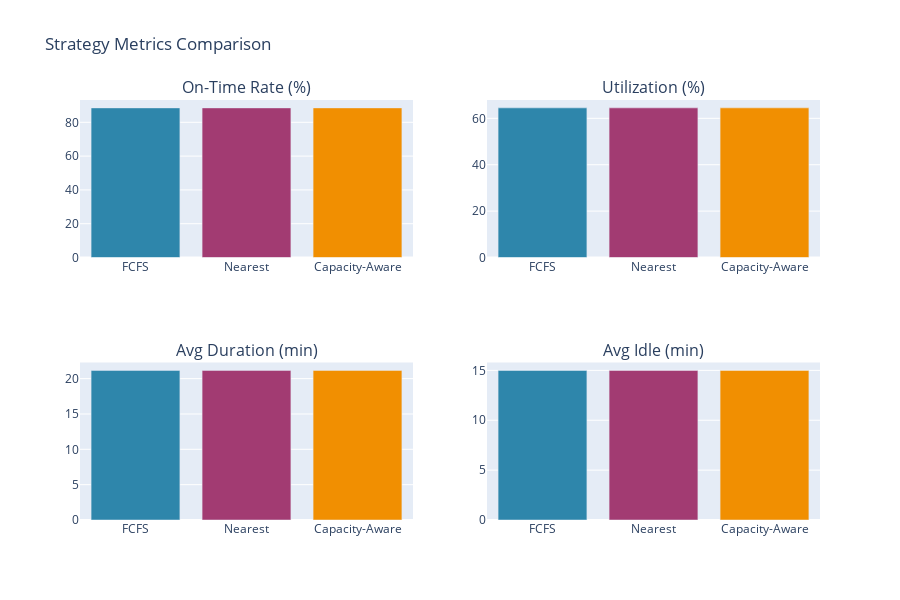

Notebook code cell kept with this figure:
### Code cell
# Bar chart comparing all metrics
metrics_to_plot = ['on_time_rate', 'utilization_rate', 'avg_trip_duration', 'avg_idle_time']
labels = ['On-Time Rate (%)', 'Utilization (%)', 'Avg Duration (min)', 'Avg Idle (min)']

fig = make_subplots(rows=2, cols=2, subplot_titles=labels)

positions = [(1, 1), (1, 2), (2, 1), (2, 2)]

for metric, label, pos in zip(metrics_to_plot, labels, positions):
    fig.add_trace(
        go.Bar(
            x=metrics_df['strategy'], 
            y=metrics_df[metric],
            marker_color=['#2E86AB', '#A23B72', '#F18F01'],
            showlegend=False
        ),
        row=pos[0], col=pos[1]
    )

fig.update_layout(title='Strategy Metrics Comparison', height=600)
fig.show()

### Figure 1 — Plotly figure (JSON) as saved in the notebook; plotly's stock layout.template omitted (floating-point values rounded to 4 significant figures)
{"data": [{"marker": {"color": ["#2E86AB", "#A23B72", "#F18F01"]}, "showlegend": false, "type": "bar", "x": ["FCFS", "Nearest", "Capacity-Aware"], "xaxis": "x", "y": [88.54, 88.54, 88.54], "yaxis": "y"}, {"marker": {"color": ["#2E86AB", "#A23B72", "#F18F01"]}, "showlegend": false, "type": "bar", "x": ["FCFS", "Nearest", "Capacity-Aware"], "xaxis": "x2", "y": [64.51, 64.51, 64.51], "yaxis": "y2"}, {"marker": {"color": ["#2E86AB", "#A23B72", "#F18F01"]}, "showlegend": false, "type": "bar", "x": ["FCFS", "Nearest", "Capacity-Aware"], "xaxis": "x3", "y": [21.17, 21.17, 21.17], "yaxis": "y3"}, {"marker": {"color": ["#2E86AB", "#A23B72", "#F18F01"]}, "showlegend": false, "type": "bar", "x": ["FCFS", "Nearest", "Capacity-Aware"], "xaxis": "x4", "y": [15, 15, 15], "yaxis": "y4"}], "layout": {"annotations": [{"font": {"size": 16}, "showarrow": false, "text": "On-Time Rate (%)", "x": 0.225, "xanchor": "center", "xref": "paper", "y": 1, "yanchor": "bottom", "yref": "paper"}, {"font": {"size": 16}, "showarrow": false, "text": "Utilization (%)", "x": 0.775, "xanchor": "center", "xref": "paper", "y": 1, "yanchor": "bottom", "yref": "paper"}, {"font": {"size": 16}, "showarrow": false, "text": "Avg Duration (min)", "x": 0.225, "xanchor": "center", "xref": "paper", "y": 0.375, "yanchor": "bottom", "yref": "paper"}, {"font": {"size": 16}, "showarrow": false, "text": "Avg Idle (min)", "x": 0.775, "xanchor": "center", "xref": "paper", "y": 0.375, "yanchor": "bottom", "yref": "paper"}], "height": 600, "title": {"text": "Strategy Metrics Comparison"}, "xaxis": {"anchor": "y", "domain": [0, 0.45]}, "xaxis2": {"anchor": "y2", "domain": [0.55, 1]}, "xaxis3": {"anchor": "y3", "domain": [0, 0.45]}, "xaxis4": {"anchor": "y4", "domain": [0.55, 1]}, "yaxis": {"anchor": "x", "domain": [0.625, 1]}, "yaxis2": {"anchor": "x2", "domain": [0.625, 1]}, "yaxis3": {"anchor": "x3", "domain": [0, 0.375]}, "yaxis4": {"anchor": "x4", "domain": [0, 0.375]}}}
